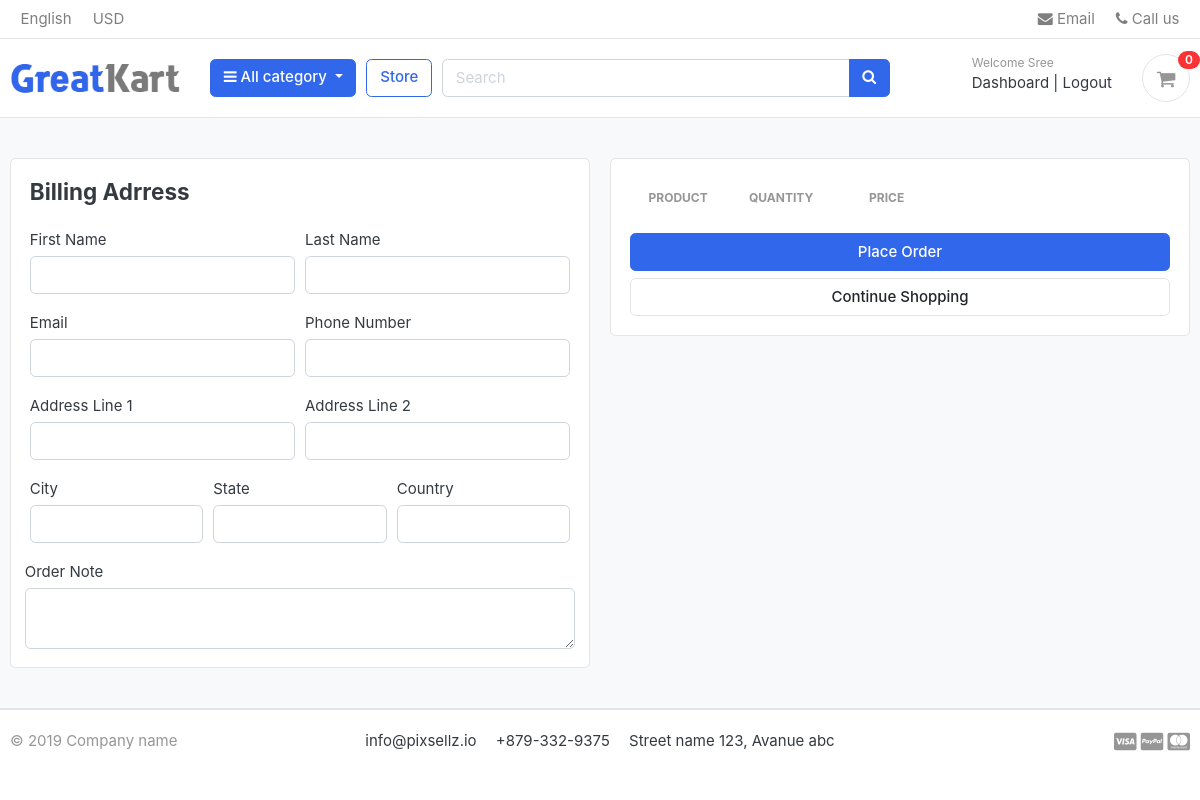
The page /cart/checkout/ (signed in) on the database as committed earlier.
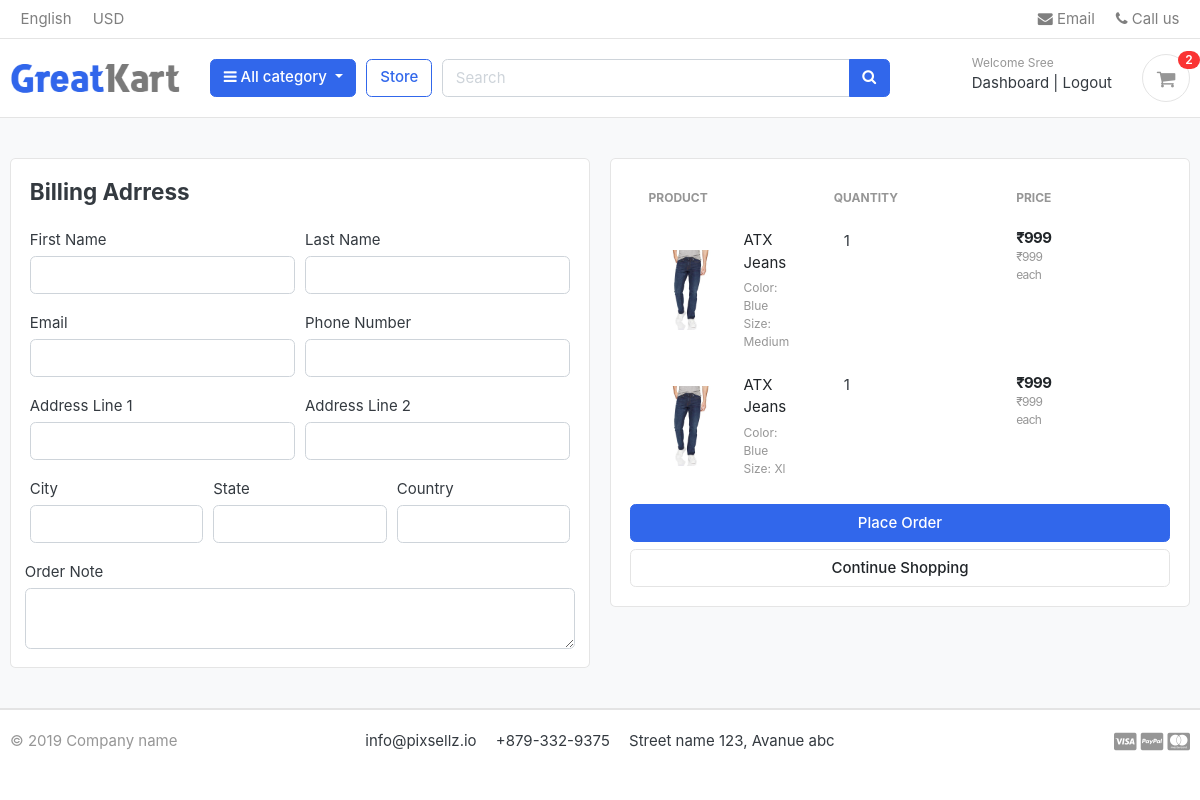
The same page on the database as committed later.
### cart/models.py (models this page shows, shortened)
class CartItem(models.Model):
    user = models.ForeignKey(Account, on_delete=models.CASCADE,null=True)
    product = models.ForeignKey(Product,on_delete=models.CASCADE)
    variations = models.ManyToManyField(Variations, blank=True)
    cart = models.ForeignKey(CartModel, on_delete=models.CASCADE,null=True)
    quantity = models.PositiveIntegerField()
    is_active = models.BooleanField(default=True)
    def sub_total(self):
        return self.product.price*self.quantity

### store/models.py (models this page shows, shortened)
class Product(models.Model):
    product_name = models.CharField(max_length=100, unique=True)
    slug = models.SlugField(max_length=200, unique=True)
    description = models.TextField(max_length=200, blank =True)
    price = models.IntegerField()
    images = models.ImageField(upload_to='photos/products')
    stock = models.IntegerField()
    is_available = models.BooleanField(default=True)
    category = models.ForeignKey(Category, on_delete=models.CASCADE)
    created_date = models.DateTimeField(auto_now_add=True)
    modified_date = models.DateTimeField(auto_now_add=True)

class Variations(models.Model):
    product = models.ForeignKey(Product, on_delete=models.CASCADE)
    variation_category = models.CharField(max_length=100,choices=variation_category_choice)
    variation_value = models.CharField(max_length=100)
    is_active = models.BooleanField(default=True)
    created_date = models.DateTimeField(auto_now_add=True)
    objects = VariationManager()

### cart/views.py (the view)
# urls.py: path('checkout/',views.checkout,name="checkout"),
@login_required(login_url='login')
def checkout(request, total=0, quantity=0, cart_items=None):
    try:
        if request.user.is_authenticated:
            cart_items= CartItem.objects.filter(user=request.user,is_active=True)
        else:
            cart = CartModel.objects.get(cart_id=_cart_id(request))
            cart_items = CartItem.objects.filter(cart=cart, is_active=True)
        tax = 0
        grand_total = 0
        for cart_item in cart_items:
            total += (cart_item.product.price * cart_item.quantity)
            quantity += cart_item.quantity
        tax = (2 * total)/100
        grand_total = total + tax
    except ObjectDoesNotExist:
        pass #just ignore
    context = {
        'total': total,
        'quantity': quantity,
        'cart_items': cart_items,
        'tax'       : tax,
        'grand_total': grand_total,
    }
    return render(request, 'store/checkout.html', context)

### cart/contex_processors.py (called while the page is built)
def counter(request):
    cart_count = 0
    if 'admin' in request.path:
        return()
    else:
        try:
            cart = CartModel.objects.filter(cart_id=_cart_id(request))
            if request.user.is_authenticated:
                cart_items = CartItem.objects.filter(user=request.user)
            else:
                cart_items = CartItem.objects.filter(cart=cart[:1])
            for cart_item in cart_items:
                cart_count += cart_item.quantity
        except CartModel.DoesNotExist:
            cart_count = 0
    return dict(cart_count=cart_count)

### cart/views.py (called while the page is built)
def _cart_id(request):
    cart = request.session.session_key
    if not cart:
        cart = request.session.create()
    return cart

### category/context_processors.py (called while the page is built)
def menu_links(request):
    links = Category.objects.all()
    return dict(links=links)

### category/models.py (called while the page is built)
    def get_url(self):
        return reverse('products_by_category', args=[self.slug])

### templates/store/checkout.html (shortened to what the changed rows need)
{% extends 'base.html' %}
{% block content %}
{% load static %}
<section class="section-content padding-y bg">
<div class="container">
<div class="row">
	<aside class="col-lg-6">
		<div class="card">
		<div class="card-body">
			<table class="table table-borderless table-shopping-cart">
                <thead class="text-muted">
                <tr class="small text-uppercase">
                  <th scope="col">Product</th>
                  <th scope="col" width="120">Quantity</th>
                  <th scope="col" width="120">Price</th>
                  <th scope="col" class="text-right" width="200"> </th>
                </tr>
                </thead>
                <tbody>
                {%for cart_item in cart_items %}
                <tr>
                            <td>
                                <figure class="itemside align-items-center">
                                    <div class="aside"><img src="{{cart_item.product.images.url}}" class="img-sm"></div>
                                    <figcaption class="info">
                                        <a href="{% url 'product_details' cart_item.product.category.slug cart_item.product.slug %}" class="title text-dark">{{cart_item.product.product_name}}</a>
                                        <p class="small text-muted">{%if cart_item.variations.all%}
                                                                        {% for item in cart_item.variations.all %}
                                                                            {{item.variation_category | capfirst }}: {{item.variation_value | capfirst}} <br>
                                                                        {%endfor%}
                                                                    {% endif %}
                                        </p>
                                    </figcaption>
                                </figure>
                            </td>
                            <td>
                                            <div class="col">
                                                <div class="input-group input-spinner">
                                                   <p>{{cart_item.quantity}}</p>
                                                </div>
                                            </div>
                            </td>
                            <td>
                                <div class="price-wrap">
                                    <var class="price">₹{{ cart_item.sub_total }}</var>
                                    <small class="text-muted">₹{{cart_item.product.price}} each</small>
                                </div>
                            </td>
                </tr>
                {%endfor%}
                </tbody>
            </table>
		</div>
		</div>
</aside>
</div>
</div>
</section>
</body>
</html>
{% endblock %}

### templates/includes/navbar.html (shortened to what this page needs)
{% load static %}
<header class="section-header">
<nav class="navbar p-md-0 navbar-expand-sm navbar-light border-bottom">
<div class="container">
  <div class="collapse navbar-collapse" id="navbarTop4">
    <ul class="navbar-nav mr-auto">
    	<li class="nav-item dropdown">
		 	<a href="#" class="nav-link">   English </a>
		</li>
		<li class="nav-item dropdown">
			<a href="#" class="nav-link"> USD </a>
		</li>
    </ul>
    <ul class="navbar-nav">
		<li><a href="#" class="nav-link"> <i class="fa fa-envelope"></i> Email </a></li>
		<li><a href="#" class="nav-link"> <i class="fa fa-phone"></i> Call us </a></li>
	</ul>
  </div>
</div>
</nav>
<section class="header-main border-bottom">
	<div class="container">
<div class="row align-items-center">
	<div class="col-lg-2 col-md-3 col-6">
		<a href="{% url 'home' %}" class="brand-wrap">
			<img class="logo" src="{% static './images/logo.png' %}">
		</a>
	</div>
	<div class="col-lg col-sm col-md col-6 flex-grow-0">
		<div class="category-wrap dropdown d-inline-block float-right">
			<button type="button" class="btn btn-primary dropdown-toggle" data-toggle="dropdown">
				<i class="fa fa-bars"></i> All category
			</button>
		</div>
	</div>
	<a href="{% url 'store' %}" class="btn btn-outline-primary">Store</a>
	<div class="col-lg  col-md-6 col-sm-12 col">
		<form action="{% url 'search' %}" class="search" method="get">
			<div class="input-group w-100">
			    <input type="text" class="form-control" style="width:60%;" placeholder="Search" name="keyword">
			    <div class="input-group-append">
			      <button  class="btn btn-primary" type="submit">
			        <i class="fa fa-search"></i>
			      </button>
			    </div>
		    </div>
		</form>
	</div>
	<div class="col-lg-3 col-sm-6 col-8 order-2 order-lg-3">
				<div class="d-flex justify-content-end mb-3 mb-lg-0">
					{% if user.id is None%}
					<div class="widget-header">
						<small class="title text-muted">Welcome guest!</small>
						<div>
							<a href="{%url 'login'%}">Sign in</a> <span class="dark-transp"> | </span>
							<a href="{%url 'register'%}"> Register</a>
						</div>
					</div>
					{%else%}
					<div class="widget-header">
						<small class="title text-muted">Welcome {{user.first_name | capfirst}} </small>
						<div>
							<a href="{%url 'dashboard'%}">Dashboard</a> <span class="dark-transp"> | </span>
							<a href="{%url 'logout'%}"> Logout</a>
						</div>
					</div>
					{%endif %}
					<a href="{% url 'cart' %}" class="widget-header pl-3 ml-3">
						<div class="icon icon-sm rounded-circle border"><i class="fa fa-shopping-cart"></i></div>
						<span class="badge badge-pill badge-danger notify">{{cart_count}}</span>
					</a>
				</div>
			</div>
</div>
	</div>
</section>
</header>

Rows that differ between the two databases and show on the page:
added CartItem: product.images (picture), product.product_name "ATX Jeans", quantity "1", sub_total "999", product.price "999"
now on this page (row unchanged): Variations: variation_category "Color", variation_value "Blue"
now on this page (row unchanged): Variations: variation_category "Size", variation_value "Medium", shown under "ATX Jeans"
added CartItem: product.images (picture), product.product_name "ATX Jeans", quantity "1", sub_total "999", product.price "999"
now on this page (row unchanged): Variations: variation_category "Size", variation_value "Xl", shown under "ATX Jeans"
Other text that changed with them:
{{ cart_count }}: "0" → "2"
